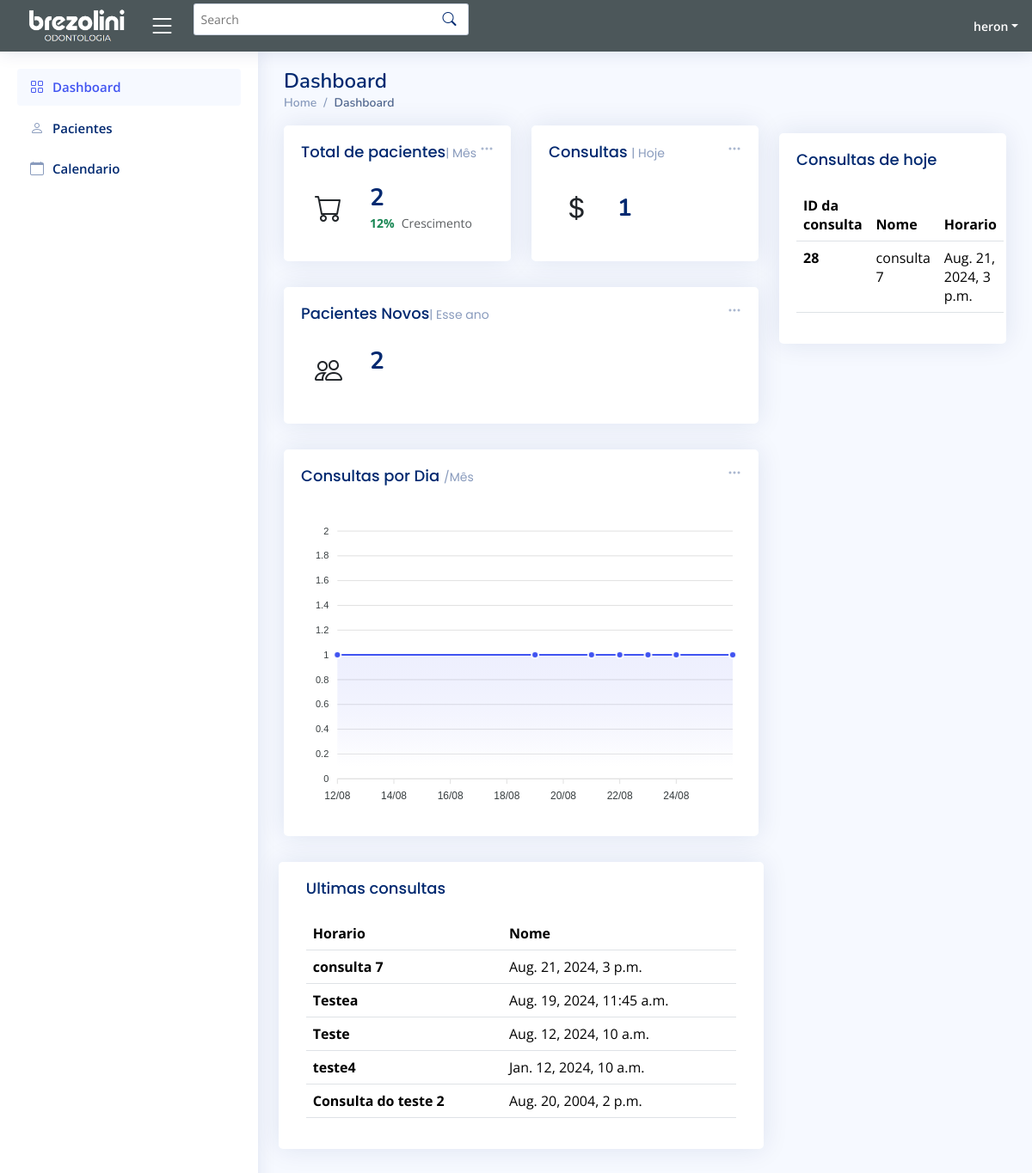
Screenshot of /index (signed in) with the database file from the repository.
### app/models.py (models this page shows, shortened)
class EventAbstract(models.Model):
    is_active = models.BooleanField(default=True)
    is_deleted = models.BooleanField(default=False)
    created_at = models.DateTimeField(auto_now_add=True)
    updated_at = models.DateTimeField(auto_now=True)
    class Meta:
        abstract = True

class Event(EventAbstract):
    user = models.ForeignKey(User, on_delete=models.CASCADE, related_name="events")
    title = models.CharField(max_length=200)
    description = models.TextField()
    start_time = models.DateTimeField()
    end_time = models.DateTimeField()
    paciente = models.ForeignKey(Paciente, on_delete=models.CASCADE, related_name="events", blank=True, null=True)
    objects = EventManager()

### app/views.py (the view)
# urls.py: path("", views.index, name="index"),
@login_required(login_url="/")
def index(request):
    agora = timezone.now()
    eventos_futuros = Event.objects.filter(start_time__gt=agora).order_by('start_time')
    pacientes = Paciente.objects.all()
    inicio_do_dia = agora.replace(hour=0, minute=0, second=0, microsecond=0)
    fim_do_dia = agora.replace(hour=23, minute=59, second=59, microsecond=999999)
    ano_atual = agora.year
    mes_atual = agora.month
    eventos_hoje = Event.objects.filter(start_time__range=(inicio_do_dia, fim_do_dia)).order_by('start_time')
    pacientes_ano_atual = Paciente.objects.filter(Data_cadastro__year=ano_atual)
    total_pacientes_ano_atual = pacientes_ano_atual.count()
    pacientes_mes_atual = Paciente.objects.filter(Data_cadastro__year=ano_atual, Data_cadastro__month=mes_atual)
    total_pacientes_mes_atual = pacientes_mes_atual.count()
    inicio_do_dia = agora.replace(hour=0, minute=0, second=0, microsecond=0)
    fim_do_dia = agora.replace(hour=23, minute=59, second=59, microsecond=999999)
    consultas_dia_atual = Event.objects.filter(start_time__range=(inicio_do_dia, fim_do_dia))
    total_consultas_dia_atual = consultas_dia_atual.count()
    ultimos_eventos = Event.objects.filter(start_time__lt=agora).order_by('-start_time')[:10]
    start_of_month = agora.replace(day=1, hour=0, minute=0, second=0, microsecond=0)
    end_of_month = (start_of_month + timezone.timedelta(days=31)).replace(day=1) - timezone.timedelta(seconds=1)
    consultas_por_dia = Event.objects.filter(start_time__range=(start_of_month, end_of_month)) \
                                       .annotate(data=TruncDay('start_time')) \
                                       .values('data') \
                                       .annotate(total=Count('id')) \
                                       .order_by('data')
    dias = [item['data'].strftime('%Y-%m-%d') for item in consultas_por_dia]
    total_consultas = [item['total'] for item in consultas_por_dia]
    context = {
        'eventos_futuros': eventos_futuros,
        'pacientes': pacientes,
        'total_pacientes_ano_atual': total_pacientes_ano_atual,
        'total_pacientes_mes_atual': total_pacientes_mes_atual,
        'total_consultas_dia_atual': total_consultas_dia_atual,
        'eventos_hoje': eventos_hoje,
        'ultimos_eventos':ultimos_eventos,
        'dias': dias,
        'total_consultas': total_consultas,
    }
    return render(request, 'frontend/index.html', context)

### app/templates/frontend/index.html (shortened to what this page needs)
<html lang="en">
{% load static %}
<head>
  <link href="{% static "vendor/bootstrap/css/bootstrap.min.css" %}" rel="stylesheet">
  <link href="{% static "vendor/bootstrap-icons/bootstrap-icons.css" %}" rel="stylesheet">
  <link href="{% static "vendor/boxicons/css/boxicons.min.css" %}" rel="stylesheet">
  <link href="{% static "vendor/quill/quill.snow.css" %}" rel="stylesheet">
  <link href="{% static "vendor/quill/quill.bubble.css" %}" rel="stylesheet">
  <link href="{% static "vendor/remixicon/remixicon.css" %}" rel="stylesheet">
  <link href="{% static "vendor/simple-datatables/style.css" %}" rel="stylesheet">
  <link href="{% static "css/style.css" %}" rel="stylesheet">
</head>
<body>
  <header id="header" class="header fixed-top d-flex align-items-center" style="background-color:rgb(76, 87, 90);">
    <div class="d-flex align-items-center justify-content-between" >
      <a href="index" class="d-flex align-items-center">
        <img src="{% static "img/brezoliniodontologia.PNG" %}" height="50px">
      </a>
      <i class="bi bi-list toggle-sidebar-btn"></i>
    </div>
    <div class="search-bar">
      <form class="search-form d-flex align-items-center" method="POST" action="#">
        <input type="text" name="query" placeholder="Search" title="Enter search keyword">
        <button type="submit" title="Search"><i class="bi bi-search"></i></button>
      </form>
    </div>
    <nav class="header-nav ms-auto">
      <ul class="d-flex align-items-center">
        <li class="nav-item dropdown pe-3">
          <a class="nav-link nav-profile d-flex align-items-center pe-0" href="#" data-bs-toggle="dropdown">
            <span class="d-none d-md-block dropdown-toggle ps-2" style="color: white;">{{ user.username }}</span>
          </a>
        </li>
      </ul>
    </nav>
  </header>
  <aside id="sidebar" class="sidebar">
    <ul class="sidebar-nav" id="sidebar-nav">
      <li class="nav-item">
        <a class="nav-link " href="index">
          <i class="bi bi-grid"></i>
          <span>Dashboard</span>
        </a>
      </li>
      <li class="nav-item">
        <a class="nav-link collapsed" href="pacientes">
          <i class="bi bi-person"></i>
          <span>Pacientes</span>
        </a>
      </li>
      <li class="nav-item">
        <a class="nav-link collapsed" href="calendario">
          <i class="bi bi-calendar"></i>
          <span>Calendario</span>
        </a>
      </li>
    </ul>
  </aside>
  <main id="main" class="main" backgor>
    <div class="pagetitle">
      <h1>Dashboard</h1>
      <nav>
        <ol class="breadcrumb">
          <li class="breadcrumb-item"><a href="index">Home</a></li>
          <li class="breadcrumb-item active">Dashboard</li>
        </ol>
      </nav>
    </div>
    <section class="section dashboard">
      <div class="row">
        <div class="col-lg-8">
          <div class="row">
            <div class="col-xxl-4 col-md-6">
              <div class="card info-card Consultas-card">
                <div class="filter">
                  <a class="icon" href="#" data-bs-toggle="dropdown"><i class="bi bi-three-dots"></i></a>
                </div>
                <div class="card-body">
                  <h5 class="card-title">Total de pacientes<span>| Mês</span></h5>
                  <div class="d-flex align-items-center">
                    <div class="card-icon rounded-circle d-flex align-items-center justify-content-center">
                      <i class="bi bi-cart"></i>
                    </div>
                    <div class="ps-3">
                      <h6>{{total_pacientes_mes_atual }}</h6>
                      <span class="text-success small pt-1 fw-bold">12%</span> <span class="text-muted small pt-2 ps-1">Crescimento</span>
                    </div>
                  </div>
                </div>
              </div>
            </div>
            <div class="col-xxl-4 col-md-6">
              <div class="card info-card Faturamento-card">
                <div class="filter">
                  <a class="icon" href="#" data-bs-toggle="dropdown"><i class="bi bi-three-dots"></i></a>
                </div>
                <div class="card-body">
                  <h5 class="card-title">Consultas <span>| Hoje</span></h5>
                  <div class="d-flex align-items-center">
                    <div class="card-icon rounded-circle d-flex align-items-center justify-content-center">
                      <i class="bi bi-currency-dollar"></i>
                    </div>
                    <div class="ps-3">
                      <h6>{{total_consultas_dia_atual}}</h6>
                    </div>
                  </div>
                </div>
              </div>
            </div>
            <div class="col-xxl-4 col-xl-12">
              <div class="card info-card Pacientes-card">
                <div class="filter">
                  <a class="icon" href="#" data-bs-toggle="dropdown"><i class="bi bi-three-dots"></i></a>
                </div>
                <div class="card-body">
                  <h5 class="card-title">Pacientes Novos<span>| Esse ano</span></h5>
                  <div class="d-flex align-items-center">
                    <div class="card-icon rounded-circle d-flex align-items-center justify-content-center">
                      <i class="bi bi-people"></i>
                    </div>
                    <div class="ps-3">
                      <h6>{{ total_pacientes_ano_atual }}</h6>
                       <span class="text-muted small pt-2 ps-1"></span>
                    </div>
                  </div>
                </div>
              </div>
            </div>
            <div class="col-12">
              <div class="card">
                <div class="filter">
                  <a class="icon" href="#" data-bs-toggle="dropdown"><i class="bi bi-three-dots"></i></a>
                </div>
                <div class="card-body">
                  <h5 class="card-title">Consultas por Dia <span>/Mês</span></h5>
                  <div id="reportsChart"></div>
                </div>
            </div>
            </div>
            <div style="width: 98%; margin-left: 1%;" class="card">
              <div class="card-body">
                <h5 class="card-title">Ultimas consultas</h5>
                <table class="table">
                  <thead>
                    <tr>
                      <th scope="col">Horario</th>
                      <th scope="col">Nome</th>
                    </tr>
                  </thead>
                  <tbody>
                    {% for event in ultimos_eventos %}
                    <tr>
                      <th scope="row">{{ event.title }}</th>
                      <td>{{ event.start_time }}</td>
                    </tr>
                    {% endfor %}
                  </tbody>
                </table>
              </div>
            </div>
          </div>
        </div>
        <div class="col-lg-4">
          <div class="card-body">
          </div>
          <div style="margin-top: -4%;" class="card">
            <div class="card-body">
              <h5 class="card-title">Consultas de hoje</h5>
              <table class="table">
                <thead>
                  <tr>
                    <th scope="col">ID da consulta</th>
                    <th scope="col">Nome</th>
                    <th scope="col">Horario</th>
                  </tr>
                </thead>
                <tbody>
                  {% for event in eventos_hoje %}
                    <tr>
                      <th scope="row">{{ event.id }}</th>
                      <td>{{ event.title }}</td>
                      <td>{{ event.start_time }}</td>
                    </tr>
                    {% endfor %}
                </tbody>
              </table>
            </div>
          </div>
          </div>
      </div>
    </section>
  </main>
</body>
</html>

### app/static/css/style.css (style rules this page uses)
:root { scroll-behavior: smooth; }
body { font-family: "Open Sans", sans-serif; background: #f6f9ff; color: #444444; }
a { color: #4154f1; text-decoration: none; }
h1, h2, h3, h4, h5, h6 { font-family: "Nunito", sans-serif; }
#main { margin-top: 60px; padding: 20px 30px; transition: all 0.3s; }
.pagetitle { margin-bottom: 10px; }
.pagetitle h1 { font-size: 24px; margin-bottom: 0; font-weight: 600; color: #012970; }
.card { margin-bottom: 30px; border: none; border-radius: 5px; box-shadow: 0px 0 30px rgba(1, 41, 112, 0.1); }
.card-title { padding: 20px 0 15px 0; font-size: 18px; font-weight: 500; color: #012970; font-family: "Poppins", sans-serif; }
.card-title span { color: #899bbd; font-size: 14px; font-weight: 400; }
.card-body { padding: 0 20px 20px 20px; }
.breadcrumb { font-size: 14px; font-family: "Nunito", sans-serif; color: #899bbd; font-weight: 600; }
.breadcrumb a { color: #899bbd; transition: 0.3s; }
.breadcrumb .breadcrumb-item::before { color: #899bbd; }
.breadcrumb .active { color: #51678f; font-weight: 600; }
.header { transition: all 0.5s; z-index: 997; height: 60px; box-shadow: 0px 2px 20px rgba(1, 41, 112, 0.1); background-color: #fff; padding-left: 20px; }
.header .toggle-sidebar-btn { font-size: 32px; padding-left: 10px; cursor: pointer; color: #ffffff; }
.header .search-bar { min-width: 360px; padding: 0 20px; }
.header .search-form { width: 100%; }
.header .search-form input { border: 0; font-size: 14px; color: #012970; border: 1px solid rgba(1, 41, 112, 0.2); padding: 7px 38px 7px 8px; border-radius: 3px; transition: 0.3s; width: 100%; }
.header .search-form button { border: 0; padding: 0; margin-left: -30px; background: none; }
.header .search-form button i { color: #012970; }
.header-nav ul { list-style: none; }
.header-nav>ul { margin: 0; padding: 0; }
.header-nav .nav-profile { color: #012970; }
.header-nav .nav-profile span { font-size: 14px; font-weight: 600; }
.sidebar { position: fixed; top: 60px; left: 0; bottom: 0; width: 300px; z-index: 996; transition: all 0.3s; padding: 20px; overflow-y: auto; scrollbar-width: thin; scrollbar-color: #aab7cf transparent; box-shadow: 0px 0px 20px rgba(1, 41, 112, 0.1); background-color: #fff; }
@media (min-width: 1200px) { #main, #footer { margin-left: 300px; } }
.sidebar-nav { padding: 0; margin: 0; list-style: none; }
.sidebar-nav li { padding: 0; margin: 0; list-style: none; }
.sidebar-nav .nav-item { margin-bottom: 5px; }
.sidebar-nav .nav-link { display: flex; align-items: center; font-size: 15px; font-weight: 600; color: #4154f1; transition: 0.3; background: #f6f9ff; padding: 10px 15px; border-radius: 4px; }
.sidebar-nav .nav-link i { font-size: 16px; margin-right: 10px; color: #4154f1; }
.sidebar-nav .nav-link.collapsed { color: #012970; background: #fff; }
.sidebar-nav .nav-link.collapsed i { color: #899bbd; }
.dashboard .filter { position: absolute; right: 0px; top: 15px; }
.dashboard .filter .icon { color: #aab7cf; padding-right: 20px; padding-bottom: 5px; transition: 0.3s; font-size: 16px; }
.dashboard .info-card { padding-bottom: 10px; }
.dashboard .info-card h6 { font-size: 28px; color: #012970; font-weight: 700; margin: 0; padding: 0; }
.dashboard .card-icon { font-size: 32px; line-height: 0; width: 64px; height: 64px; flex-shrink: 0; flex-grow: 0; }

### rows the page displays
Event: title "consulta 7", start_time "Aug. 21, 2024, 3 p.m.", id "28"
Event: title "Testea", start_time "Aug. 19, 2024, 11:45 a.m."
Event: title "Teste", start_time "Aug. 12, 2024, 10 a.m."
Event: title "teste4", start_time "Jan. 12, 2024, 10 a.m."
Event: title "Consulta do teste 2", start_time "Aug. 20, 2004, 2 p.m."

### other values shown
{{ user.username }} "heron"
{{ total_pacientes_mes_atual }} "2"
{{ total_consultas_dia_atual }} "1"
{{ total_pacientes_ano_atual }} "2"
